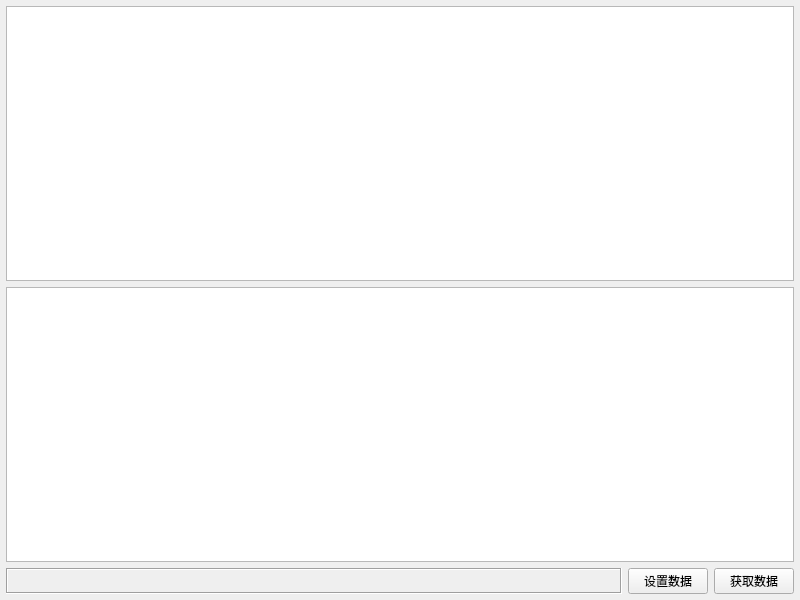
<?xml version="1.0" encoding="UTF-8"?>
<ui version="4.0">
 <class>frmTreeView</class>
 <widget class="QWidget" name="frmTreeView">
  <property name="geometry">
   <rect>
    <x>0</x>
    <y>0</y>
    <width>800</width>
    <height>600</height>
   </rect>
  </property>
  <property name="windowTitle">
   <string>Form</string>
  </property>
  <layout class="QGridLayout" name="gridLayout">
   <property name="leftMargin">
    <number>6</number>
   </property>
   <property name="topMargin">
    <number>6</number>
   </property>
   <property name="rightMargin">
    <number>6</number>
   </property>
   <property name="bottomMargin">
    <number>6</number>
   </property>
   <property name="spacing">
    <number>6</number>
   </property>
   <item row="1" column="0" colspan="3">
    <widget class="QTextEdit" name="txtMain">
     <property name="readOnly">
      <bool>true</bool>
     </property>
    </widget>
   </item>
   <item row="2" column="0">
    <widget class="QLabel" name="labInfo">
     <property name="sizePolicy">
      <sizepolicy hsizetype="Expanding" vsizetype="Preferred">
       <horstretch>0</horstretch>
       <verstretch>0</verstretch>
      </sizepolicy>
     </property>
     <property name="frameShape">
      <enum>QFrame::Box</enum>
     </property>
     <property name="frameShadow">
      <enum>QFrame::Sunken</enum>
     </property>
     <property name="text">
      <string/>
     </property>
    </widget>
   </item>
   <item row="2" column="1">
    <widget class="QPushButton" name="btnSetData">
     <property name="text">
      <string>设置数据</string>
     </property>
    </widget>
   </item>
   <item row="2" column="2">
    <widget class="QPushButton" name="btnGetData">
     <property name="text">
      <string>获取数据</string>
     </property>
    </widget>
   </item>
   <item row="0" column="0" colspan="3">
    <widget class="QTreeView" name="treeView"/>
   </item>
  </layout>
 </widget>
 <resources/>
 <connections/>
</ui>
